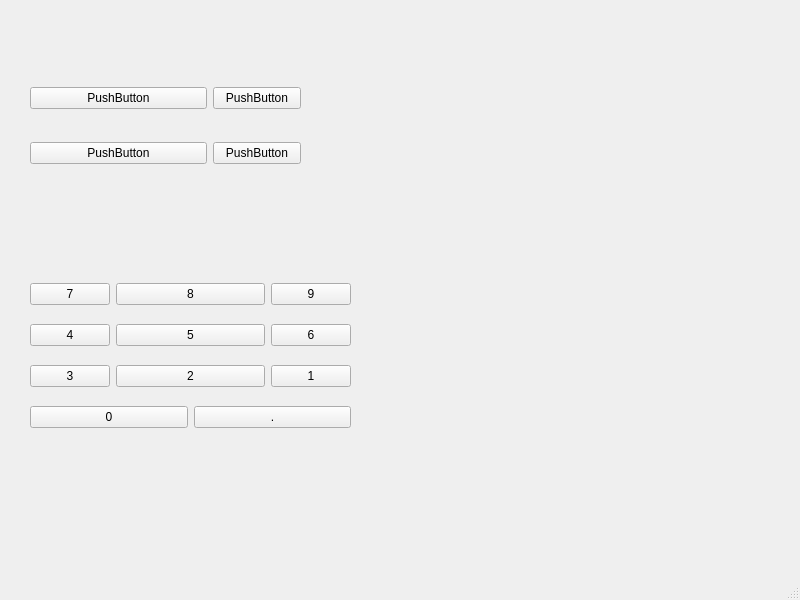
<?xml version="1.0" encoding="UTF-8"?>
<ui version="4.0">
 <class>MainWindow</class>
 <widget class="QMainWindow" name="MainWindow">
  <property name="geometry">
   <rect>
    <x>0</x>
    <y>0</y>
    <width>800</width>
    <height>600</height>
   </rect>
  </property>
  <property name="windowTitle">
   <string>MainWindow</string>
  </property>
  <widget class="QWidget" name="centralwidget">
   <widget class="QWidget" name="">
    <property name="geometry">
     <rect>
      <x>30</x>
      <y>60</y>
      <width>271</width>
      <height>131</height>
     </rect>
    </property>
    <layout class="QGridLayout" name="gridLayout">
     <item row="1" column="0" colspan="2">
      <widget class="QPushButton" name="pushButton_2">
       <property name="text">
        <string>PushButton</string>
       </property>
      </widget>
     </item>
     <item row="1" column="2">
      <widget class="QPushButton" name="pushButton_4">
       <property name="text">
        <string>PushButton</string>
       </property>
      </widget>
     </item>
     <item row="0" column="2">
      <widget class="QPushButton" name="pushButton_3">
       <property name="text">
        <string>PushButton</string>
       </property>
      </widget>
     </item>
     <item row="0" column="0" colspan="2">
      <widget class="QPushButton" name="pushButton">
       <property name="text">
        <string>PushButton</string>
       </property>
      </widget>
     </item>
    </layout>
   </widget>
   <widget class="QWidget" name="">
    <property name="geometry">
     <rect>
      <x>30</x>
      <y>270</y>
      <width>321</width>
      <height>171</height>
     </rect>
    </property>
    <layout class="QGridLayout" name="gridLayout_2">
     <item row="0" column="0">
      <widget class="QPushButton" name="pushButton_5">
       <property name="text">
        <string>7</string>
       </property>
      </widget>
     </item>
     <item row="0" column="1" colspan="2">
      <widget class="QPushButton" name="pushButton_6">
       <property name="text">
        <string>8</string>
       </property>
      </widget>
     </item>
     <item row="0" column="3">
      <widget class="QPushButton" name="pushButton_7">
       <property name="text">
        <string>9</string>
       </property>
      </widget>
     </item>
     <item row="1" column="0">
      <widget class="QPushButton" name="pushButton_9">
       <property name="text">
        <string>4</string>
       </property>
      </widget>
     </item>
     <item row="1" column="1" colspan="2">
      <widget class="QPushButton" name="pushButton_10">
       <property name="text">
        <string>5</string>
       </property>
      </widget>
     </item>
     <item row="1" column="3">
      <widget class="QPushButton" name="pushButton_8">
       <property name="text">
        <string>6</string>
       </property>
      </widget>
     </item>
     <item row="2" column="0">
      <widget class="QPushButton" name="pushButton_12">
       <property name="text">
        <string>3</string>
       </property>
      </widget>
     </item>
     <item row="2" column="1" colspan="2">
      <widget class="QPushButton" name="pushButton_13">
       <property name="text">
        <string>2</string>
       </property>
      </widget>
     </item>
     <item row="2" column="3">
      <widget class="QPushButton" name="pushButton_11">
       <property name="text">
        <string>1</string>
       </property>
      </widget>
     </item>
     <item row="3" column="0" colspan="2">
      <widget class="QPushButton" name="pushButton_14">
       <property name="text">
        <string>0</string>
       </property>
      </widget>
     </item>
     <item row="3" column="2" colspan="2">
      <widget class="QPushButton" name="pushButton_15">
       <property name="text">
        <string>.</string>
       </property>
      </widget>
     </item>
    </layout>
   </widget>
  </widget>
  <widget class="QMenuBar" name="menubar">
   <property name="geometry">
    <rect>
     <x>0</x>
     <y>0</y>
     <width>800</width>
     <height>23</height>
    </rect>
   </property>
  </widget>
  <widget class="QStatusBar" name="statusbar"/>
 </widget>
 <resources/>
 <connections/>
</ui>
